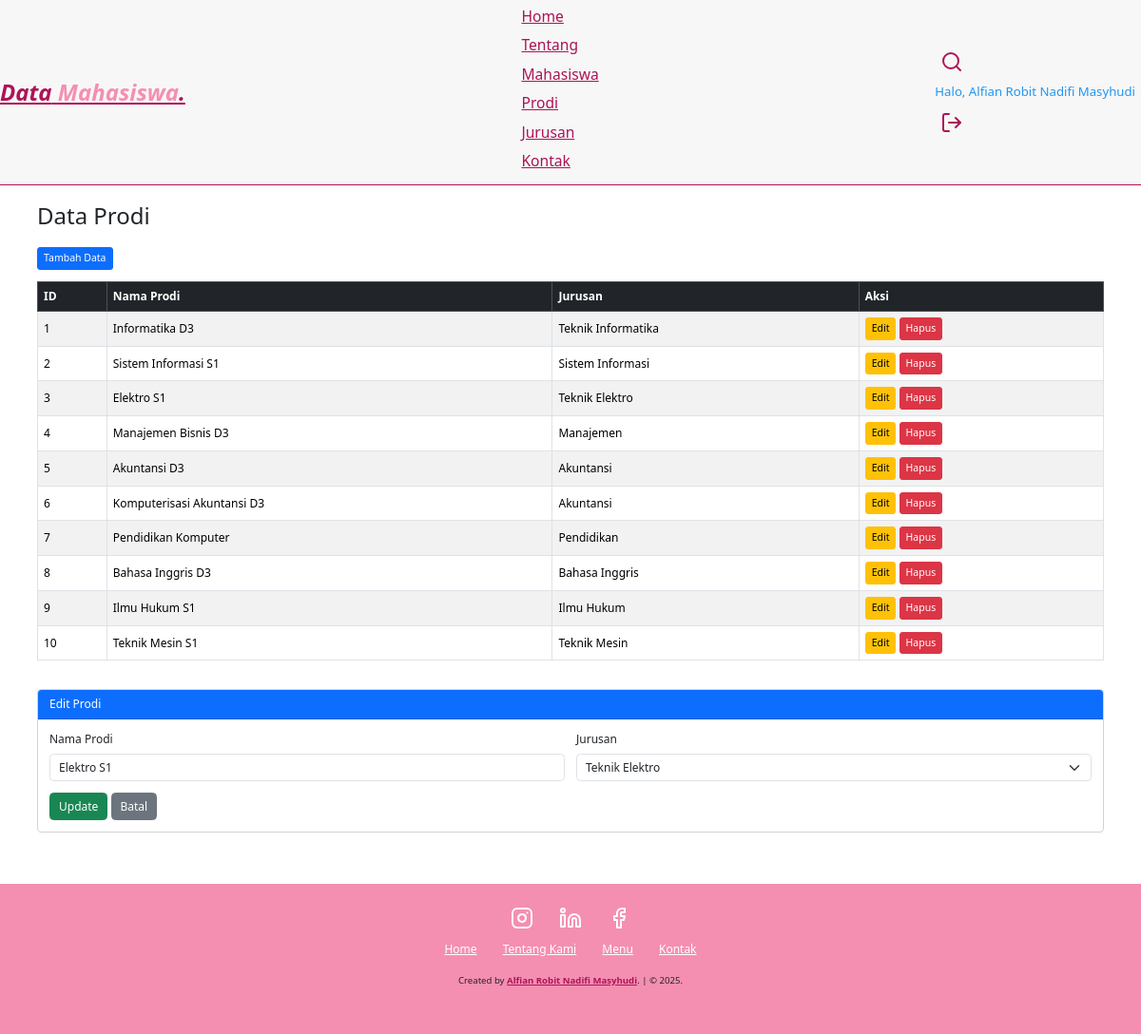
/prodi.php?edit=3 (signed in), run on the app's committed database.
### tables this page shows
CREATE TABLE `akademik_prodi` (
  `id_prodi` int(2) NOT NULL,
  `nama_prodi` varchar(40) NOT NULL,
  `id_jurusan` int(2) DEFAULT NULL
);

CREATE TABLE `akademik_jurusan` (
  `id_jurusan` int(2) NOT NULL,
  `nama_jurusan` varchar(100) NOT NULL
);

### prodi.php (the view, shortened to what this page needs)
<?php
include "db.php";
$edit_data = null;
if (isset($_GET['edit'])) {
    $id = $_GET['edit'];
    $res = $conn->query("SELECT * FROM akademik_prodi WHERE id_prodi='$id'");
    $edit_data = $res->fetch_assoc();
}
$prodi = $conn->query("SELECT p.*, j.nama_jurusan FROM akademik_prodi p JOIN akademik_jurusan j ON p.id_jurusan=j.id_jurusan");
$jurusan = $conn->query("SELECT * FROM akademik_jurusan");
?>
<!DOCTYPE html>
<html lang="en">
<head>
    <link rel="stylesheet" href="style.css">
    <link href="https://cdn.jsdelivr.net/npm/bootstrap@5.3.3/dist/css/bootstrap.min.css" rel="stylesheet">
</head>
<body>
<nav class="navbar">
    <a href="index.php" class="navbar-logo">Data<span> Mahasiswa</span>.</a>
    <div class="navbar-nav">
        <a href="index.php#home">Home</a>
        <a href="index.php#about">Tentang</a>
        <a href="mahasiswa.php">Mahasiswa</a>
        <a href="prodi.php">Prodi</a>
        <a href="jurusan.php">Jurusan</a>
        <a href="index.php#contact">Kontak</a>
    </div>
    <div class="navbar-extra">
        <a href="#" id="Search"><i data-feather="search"></i></a>
        <?php if (isset($_SESSION['userid'])): ?>
            <span class="user-greeting">Halo, <?php echo htmlspecialchars($_SESSION['nama']); ?></span>
            <a href="logout.php" id="logout"><i data-feather="log-out"></i></a>
        <?php endif; ?>
    </div>
</nav>
<div class="container py-4">
    <h2 class="mb-4">Data Prodi</h2>
    <div class="mb-3">
        <a href="prodi.php" class="btn btn-primary btn-sm">Tambah Data</a>
    </div>
    <div class="table-responsive">
    <table class="table table-bordered table-striped align-middle">
        <thead class="table-dark">
            <tr>
                <th>ID</th><th>Nama Prodi</th><th>Jurusan</th><th>Aksi</th>
            </tr>
        </thead>
        <tbody>
        <?php while ($row = $prodi->fetch_assoc()): ?>
            <tr>
                <td><?= $row['id_prodi'] ?></td>
                <td><?= htmlspecialchars($row['nama_prodi']) ?></td>
                <td><?= htmlspecialchars($row['nama_jurusan']) ?></td>
                <td>
                    <a href="prodi.php?edit=<?= $row['id_prodi'] ?>" class="btn btn-warning btn-sm">Edit</a>
                    <a href="prodi.php?hapus=<?= $row['id_prodi'] ?>" class="btn btn-danger btn-sm" onclick="return confirm('Hapus data?')">Hapus</a>
                </td>
            </tr>
        <?php endwhile; ?>
        </tbody>
    </table>
    </div>
    <div class="card mt-4">
        <div class="card-header bg-primary text-white">
            <?= $edit_data ? "Edit" : "Tambah" ?> Prodi
        </div>
        <div class="card-body">
            <form method="post" class="row g-3">
                <div class="col-md-6">
                    <label class="form-label">Nama Prodi</label>
                    <input type="text" name="nama_prodi" class="form-control" value="<?= $edit_data['nama_prodi'] ?? '' ?>" required>
                </div>
                <div class="col-md-6">
                    <label class="form-label">Jurusan</label>
                    <select name="id_jurusan" class="form-select" required>
                        <?php foreach ($jurusan as $j): ?>
                            <option value="<?= $j['id_jurusan'] ?>" <?= ($edit_data && $edit_data['id_jurusan'] == $j['id_jurusan']) ? 'selected' : '' ?>>
                                <?= htmlspecialchars($j['nama_jurusan']) ?>
                            </option>
                        <?php endforeach; ?>
                    </select>
                </div>
                <div class="col-12">
                    <?php if ($edit_data): ?>
                        <button type="submit" name="edit" class="btn btn-success">Update</button>
                        <a href="prodi.php" class="btn btn-secondary">Batal</a>
                    <?php else: ?>
                        <button type="submit" class="btn btn-primary">Tambah</button>
                    <?php endif; ?>
                </div>
            </form>
        </div>
    </div>
</div>
<footer>
    <div class="socials">
        <a href="#"><i data-feather="instagram"></i></a>
        <a href="#"><i data-feather="linkedin"></i></a>
        <a href="#"><i data-feather="facebook"></i></a>
    </div>
    <div class="links">
        <a href="index.php#home">Home</a>
        <a href="index.php#about">Tentang Kami</a>
        <a href="index.php#menu">Menu</a>
        <a href="index.php#contact">Kontak</a>
    </div>
    <div class="credit">
        <p>Created by <a href="">Alfian Robit Nadifi Masyhudi</a>. | &copy; 2025.</p>
    </div>
</footer>
</body>
</html>

### style.css (style rules this page uses)
:root { --primary: #ad1357; --bg: #ffffff; }
* { margin: 0; padding: 0; box-sizing: border-box; outline: none; border: none; text-decoration: none; }
html { scroll-behavior: smooth; }
body { font-family: "Poppins", sans-serif; background-color: var(--bg); color: #ffffff; }
.navbar { display: flex; justify-content: space-between; align-items: center; padding: 1.4rem 7%; background-color: rgba(245, 245, 245, 0.8); border-bottom: 1px solid #ad1357; position: fixed; top: 0; left: 0; right: 0; z-index: 9999; }
.navbar .navbar-logo { font-size: 2rem; font-weight: 700; color: var(--primary); font-style: italic; }
.navbar .navbar-logo span { color: #f48fb1; }
.navbar .navbar-nav a { color: var(--primary); display: inline-block; font-size: 1.3rem; margin: 0 1rem; }
.navbar .navbar-nav a::after { content: ""; display: block; padding-bottom: 0.5rem; border-bottom: 0.1rem solid #f48fb1; transform: scaleX(0); transition: 0.2s linear; }
.navbar .navbar-extra a { color: #ad1357; margin: 0 0.5rem; }
footer { background-color: #f48fb1; text-align: center; padding: 1rem 0 3rem; margin-top: 3rem; }
footer .socials { padding: 1rem 0; }
footer .socials a { color: #fff; margin: 1rem; }
footer .links { margin-bottom: 1.4rem; }
footer .links a { color: #fff; padding: 0.7rem 1rem; }
footer .credit { font-size: 0.8rem; }
footer .credit a { color: #ad1357; font-weight: 700; }
@media (max-width: 1366px) { html { font-size: 75%; } }
.user-greeting { color: #2196f3 !important; margin-right: 0.5rem; font-weight: 500; font-size: 1.1rem; display: flex; align-items: center; height: 40px; }

### data on the page
akademik_prodi: id_prodi "1", nama_prodi "Informatika D3", id_jurusan.nama_jurusan "Teknik Informatika"
akademik_prodi: id_prodi "2", nama_prodi "Sistem Informasi S1", id_jurusan.nama_jurusan "Sistem Informasi"
akademik_prodi: id_prodi "3", nama_prodi "Elektro S1", id_jurusan.nama_jurusan "Teknik Elektro", id_jurusan "Teknik Elektro"
akademik_prodi: id_prodi "4", nama_prodi "Manajemen Bisnis D3", id_jurusan.nama_jurusan "Manajemen"
akademik_prodi: id_prodi "5", nama_prodi "Akuntansi D3", id_jurusan.nama_jurusan "Akuntansi"
akademik_prodi: id_prodi "6", nama_prodi "Komputerisasi Akuntansi D3", id_jurusan.nama_jurusan "Akuntansi"
akademik_prodi: id_prodi "7", nama_prodi "Pendidikan Komputer", id_jurusan.nama_jurusan "Pendidikan"
akademik_prodi: id_prodi "8", nama_prodi "Bahasa Inggris D3", id_jurusan.nama_jurusan "Bahasa Inggris"
akademik_prodi: id_prodi "9", nama_prodi "Ilmu Hukum S1", id_jurusan.nama_jurusan "Ilmu Hukum"
akademik_prodi: id_prodi "10", nama_prodi "Teknik Mesin S1", id_jurusan.nama_jurusan "Teknik Mesin"

### other printed values
$_SESSION['nama'] "Alfian Robit Nadifi Masyhudi"
